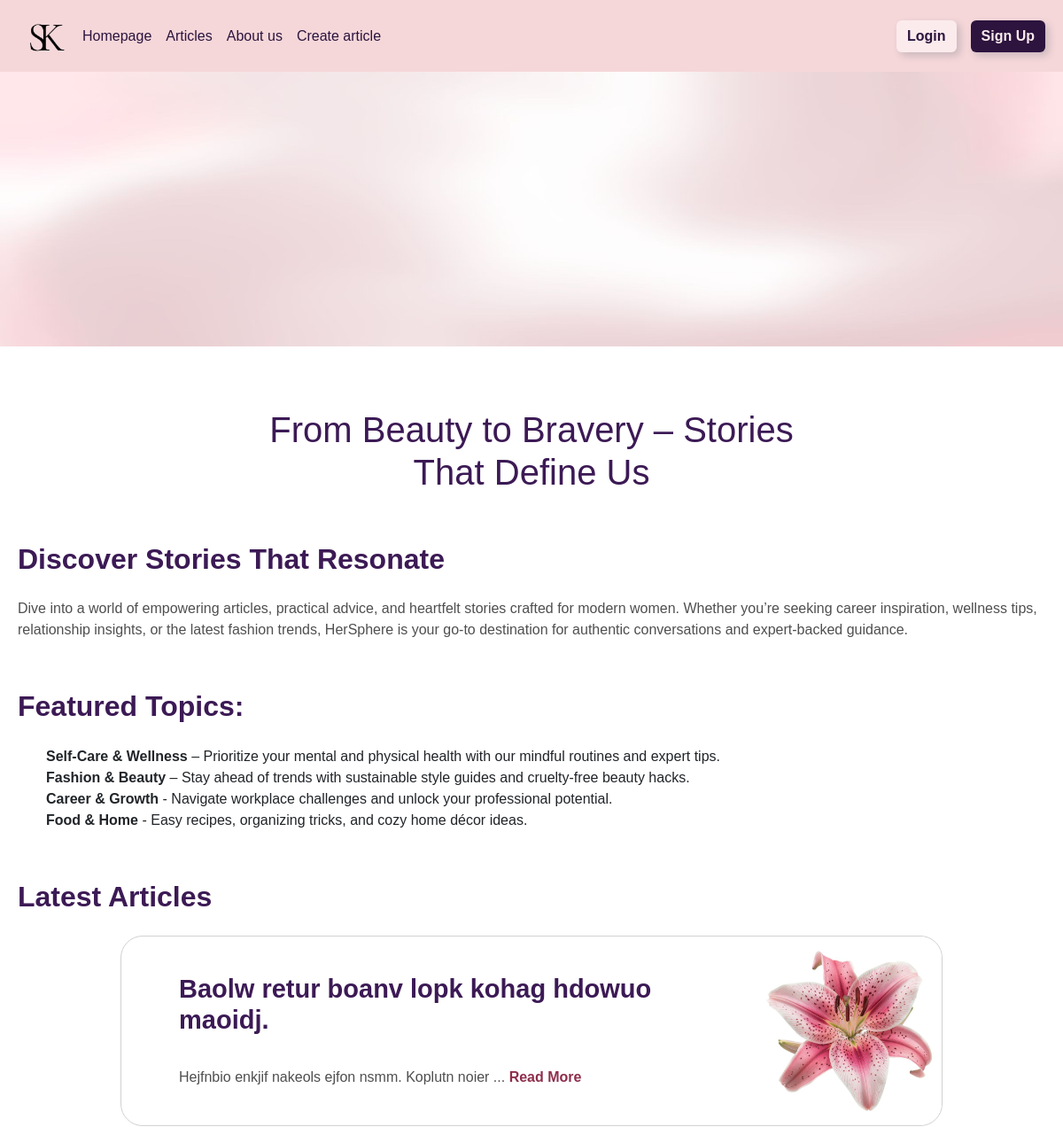
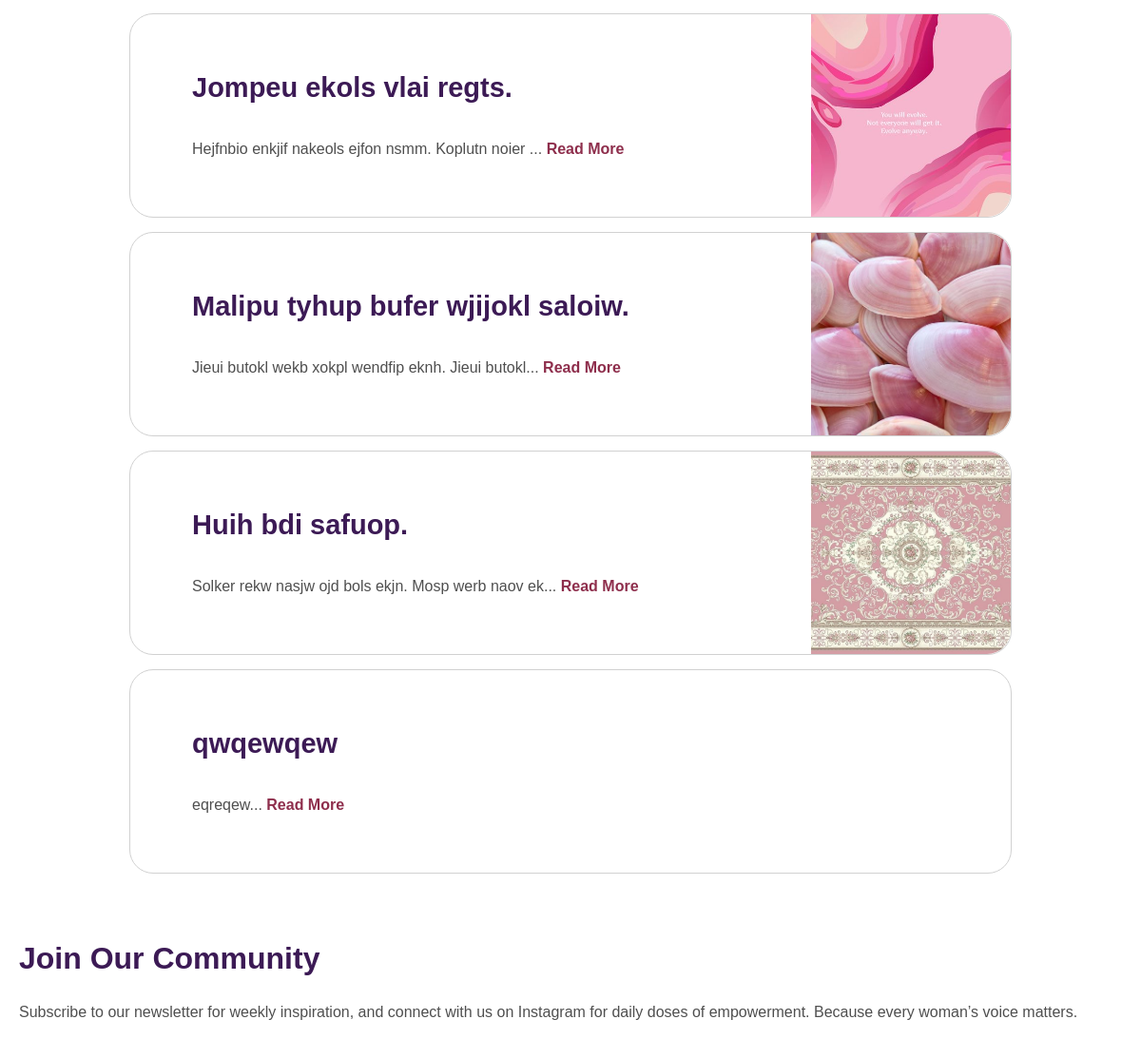
The page / on the database its author committed (2 pictures, top to bottom).
### articles/models.py (models this page shows, shortened)
class Article(models.Model):
    title = models.CharField(max_length=200)
    slug = models.SlugField(unique=True)
    body = models.TextField()
    date = models.DateTimeField(auto_now_add=True)
    thumbnail = models.ImageField(upload_to='images/', blank=True, default='images/default.jpg')
    author = models.ForeignKey(User, default=None, on_delete=models.CASCADE)
    def snippet(self):
        return self.body[0:50] + '...'

### webmysite/views.py (the view)
# urls.py: path('', views.homepage, name='homepage'),
def homepage(request):
    articlesList = Article.objects.all()[:5]
    data = {"message": "Discover Stories That Resonate",
            "articlesList": articlesList}
    return render(request, 'homepage.html', context=data)

### templates/homepage.html (shortened to what this page needs)
{% extends "base_layout.html" %}
{% block content %}
    <img class="background_img" src="/static/background.jpg" alt="">
    <div class="container">
        <h1>From Beauty to Bravery – Stories <br class="xl lg-0">That Define Us</br></h1>
        <h2>{{ message }}</h2>
        <p> Dive into a world of empowering articles, practical advice, and heartfelt
            stories crafted for modern women. Whether you’re seeking career inspiration,
            wellness tips, relationship insights, or the latest fashion trends, HerSphere
            is your go-to destination for authentic conversations and expert-backed guidance.</p>
        <h2>Featured Topics:</h2>
        <ul>
            <li><span>Self-Care & Wellness</span> – Prioritize your mental and physical health
                with our mindful routines and expert tips.
            </li>
            <li><span>Fashion & Beauty</span> – Stay ahead of trends with sustainable style guides and cruelty-free
                beauty
                hacks.
            </li>
            <li><span>Career & Growth</span> - Navigate workplace challenges and unlock your professional potential.
            </li>
            <li><span>Food & Home</span> - Easy recipes, organizing tricks, and cozy home décor ideas.</li>
        </ul>
        <h2>Latest Articles</h2>
        <div class="articles-list">
            {% for article in articlesList %}
                {% if article.slug != '' %}
                    <div class="article-card">
                        <div class="article_descr">
                            <h3><a style="color: rgb(60, 26, 85); font-weight: bolder">{{ article.title }}</a></h3>
                            <p class="article_body">
                                {{ article.snippet }}
                                <a href="{% url 'articles:article_detail'  slug=article.slug %}" class="read-more">Read
                                    More</a>
                            </p>
                        </div>
                        {% if article.thumbnail.url != null %}
                            <img class="article_img_homepage" src="{{ article.thumbnail.url }}" alt="">
                        {% endif %}
                    </div>
                {% endif %}
            {% endfor %}
        </div>
        <h2>Join Our Community</h2>
        <p>Subscribe to our newsletter for weekly inspiration, and connect with us on Instagram
            for daily doses of empowerment. Because every woman’s voice matters.</p>
    </div>
{% endblock content %}

### static/assets/style.css (style rules this page uses)
.articles-list { display: flex; flex-direction: column; align-items: center; }
.articles-list .article-card { height: 215px; padding-left: 65px; width: 80%; border: solid 1px #d1d1d1; margin-bottom: 15px; border-radius: 25px; display: flex; justify-content: space-between; }
.articles-list .article-card .article_img_homepage { width: 210px; height: 100%; object-fit: cover; border-bottom-right-radius: 25px; border-top-right-radius: 25px; }
.articles-list .article-card .article_descr { display: flex; flex-direction: column; justify-content: center; padding-right: 40px; }
.articles-list .article-card .article_descr .article_body { margin-top: 15px; margin-bottom: 30px; }
.articles-list .article-card .article_descr .article_body .read-more { text-decoration: none; color: #8e2e4c; font-weight: bold; }
.background_img { width: 100%; height: 310px; }

### static/assets/sass/base.css (style rules this page uses)
body { font-family: "Lucida Sans", "Lucida Sans Regular", "Lucida Grande", "Lucida Sans Unicode", sans-serif !important; width: 100%; height: 100%; margin: 0; padding: 0; }
ul { list-style: none; }
.container { max-width: 1200px; margin: 0 auto; padding: 0 20px; overflow: hidden; }
h1 { margin-top: 70px !important; margin-bottom: 0; text-align: center; color: rgb(60, 26, 85); }
h2 { margin-top: 55px !important; margin-bottom: 25px !important; font-weight: bolder; color: rgb(60, 26, 85); }
h3 { margin-bottom: 20px !important; margin-top: 30px !important; font-size: 29px; }
p { color: rgb(79, 79, 79); }
h3 a { text-decoration: none; color: rgb(60, 26, 85); }
span { font-weight: bold; }

### rows shown on the page
Article: title "Baolw retur boanv lopk kohag hdowuo maoidj.", snippet "Hejfnbio enkjif nakeols ejfon nsmm. Koplutn noier ...", thumbnail (picture)
Article: title "Jompeu ekols vlai regts.", snippet "Hejfnbio enkjif nakeols ejfon nsmm. Koplutn noier ...", thumbnail (picture)
Article: title "Malipu tyhup bufer wjijokl saloiw.", snippet "Jieui butokl wekb xokpl wendfip eknh. Jieui butokl...", thumbnail (picture)
Article: title "Huih bdi safuop.", snippet "Solker rekw nasjw ojd bols ekjn. Mosp werb naov ek...", thumbnail (picture)
Article: title "qwqewqew", snippet "eqreqew..."

### other values the page prints
{{ message }} "Discover Stories That Resonate"
